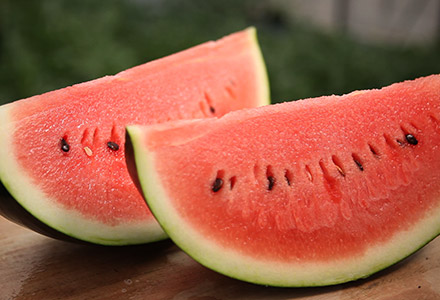
#> input picture 11. 西瓜语义分割/release/Watermelon87_Semantic_Seg_Mask/img_dir/train/045_sozai_l.jpg, 440 x 300 px, found by its file name; its folder holds 4 pictures in this run
$ jupyter execute --allow-errors '迪拜卫星分割图像.ipynb'   (shell and % lines are left out)
#> lines starting #> are read from the running program, lines starting #| are printed output that depends on the picture
[cell 1]
import os
os.chdir('./mmsegmentation')

os.getcwd()

[cell 2]
import os

import cv2
import numpy as np
from PIL import Image
from tqdm import tqdm

import matplotlib.pyplot as plt

[cell 3]
# 指定单张图像路径
img_path = 'data/Dubai-dataset/img_dir/train/14.jpg'
mask_path = 'data/Dubai-dataset/ann_dir/train/14.png'

#> (a cell that did not finish here is left out)

#> (a cell that did not finish here is left out)

[cell 6]
img = cv2.imread(img_path)
mask = cv2.imread(mask_path)

#> (a cell that did not finish here is left out)

[cell 8]
# mask 语义分割标注，与原图大小相同
np.unique(mask)

#> (a cell that did not finish here is left out)

#> (a cell that did not finish here is left out)

[cell 11]
# 指定图像和标注路径
PATH_IMAGE = 'data/Dubai-dataset/img_dir/train'
PATH_MASKS = 'data/Dubai-dataset/ann_dir/train'

[cell 12]
# n行n列可视化
n = 5

# 标注区域透明度
opacity = 0.5

fig, axes = plt.subplots(nrows=n, ncols=n, sharex=True, figsize=(12,12))

for i, file_name in enumerate(os.listdir(PATH_IMAGE)[:n**2]):

    # 载入图像和标注
    img_path = os.path.join(PATH_IMAGE, file_name)
    mask_path = os.path.join(PATH_MASKS, file_name.split('.')[0]+'.png')
    img = cv2.imread(img_path)
#> img is the input picture: shape (300, 440, 3); mean B, G, R 71.5, 94, 158.8
    mask = cv2.imread(mask_path)

    # 可视化
    axes[i//n, i%n].imshow(img)
    axes[i//n, i%n].imshow(mask[:,:,0], alpha=opacity)
    axes[i//n, i%n].axis('off') # 关闭坐标轴显示
fig.suptitle('Image and Semantic Label', fontsize=30)
plt.tight_layout()
plt.show()
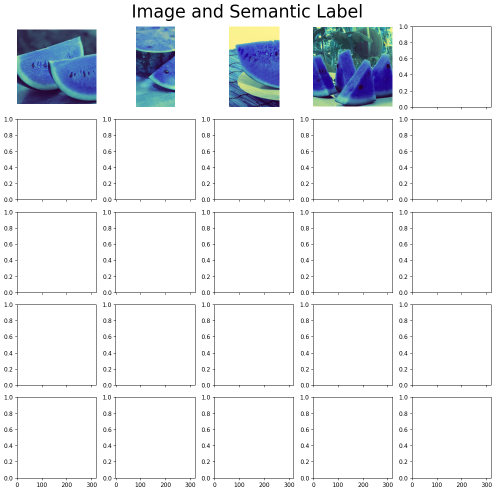
#> figure drawn by matplotlib, 4 panels; B, G, R data is drawn as R, G, B
